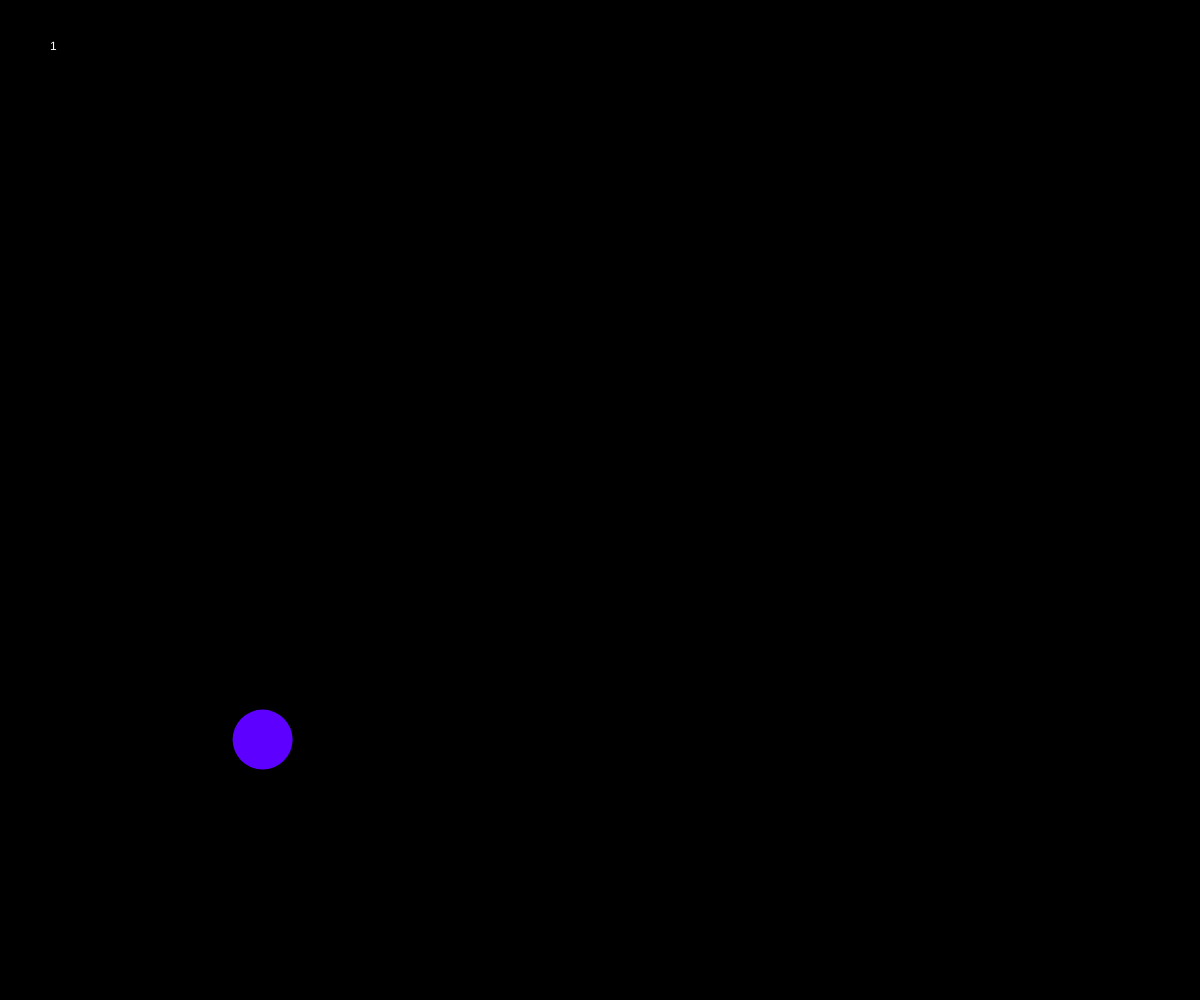
Frame 1 (no input)
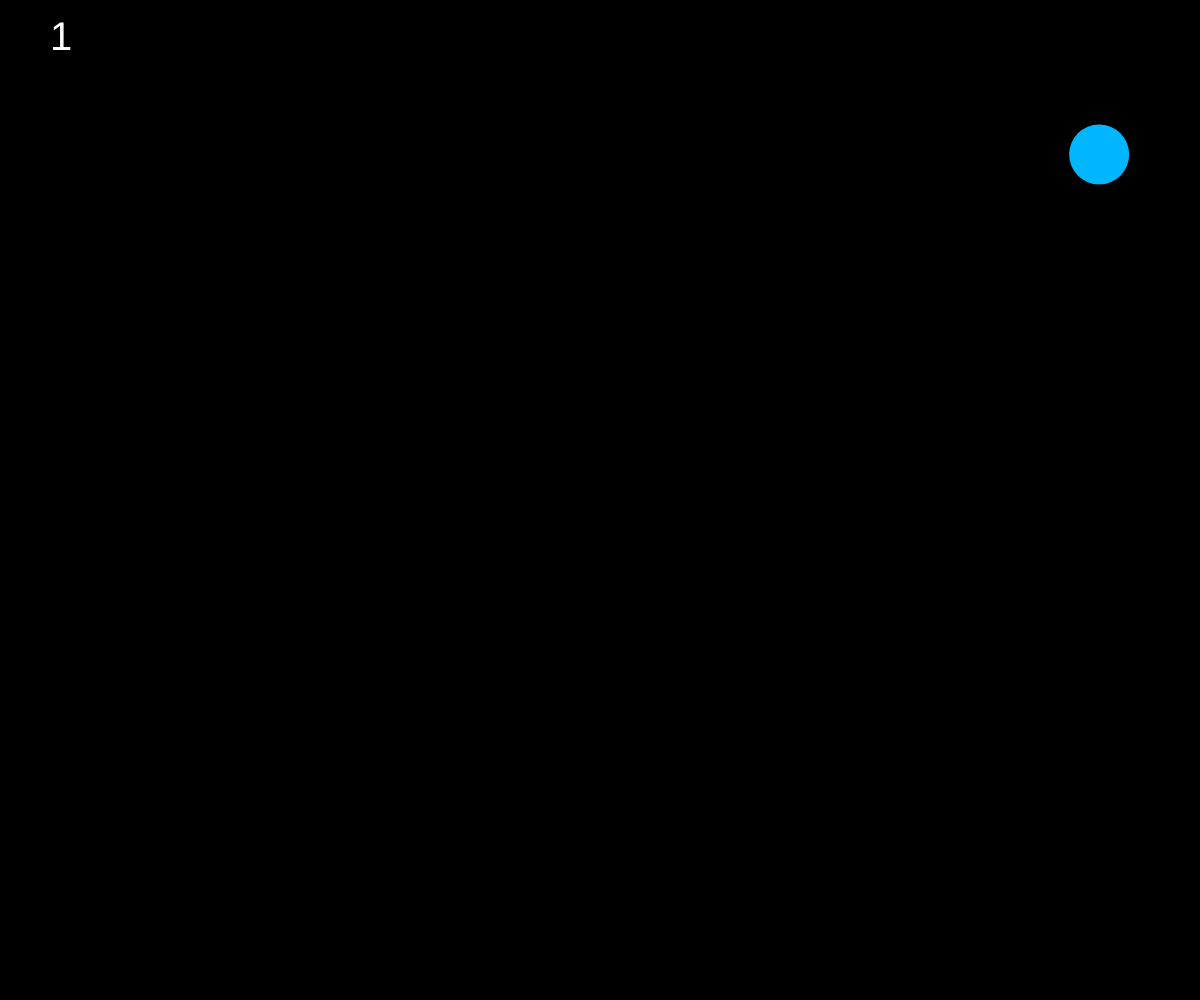
Frame 60 (no input)
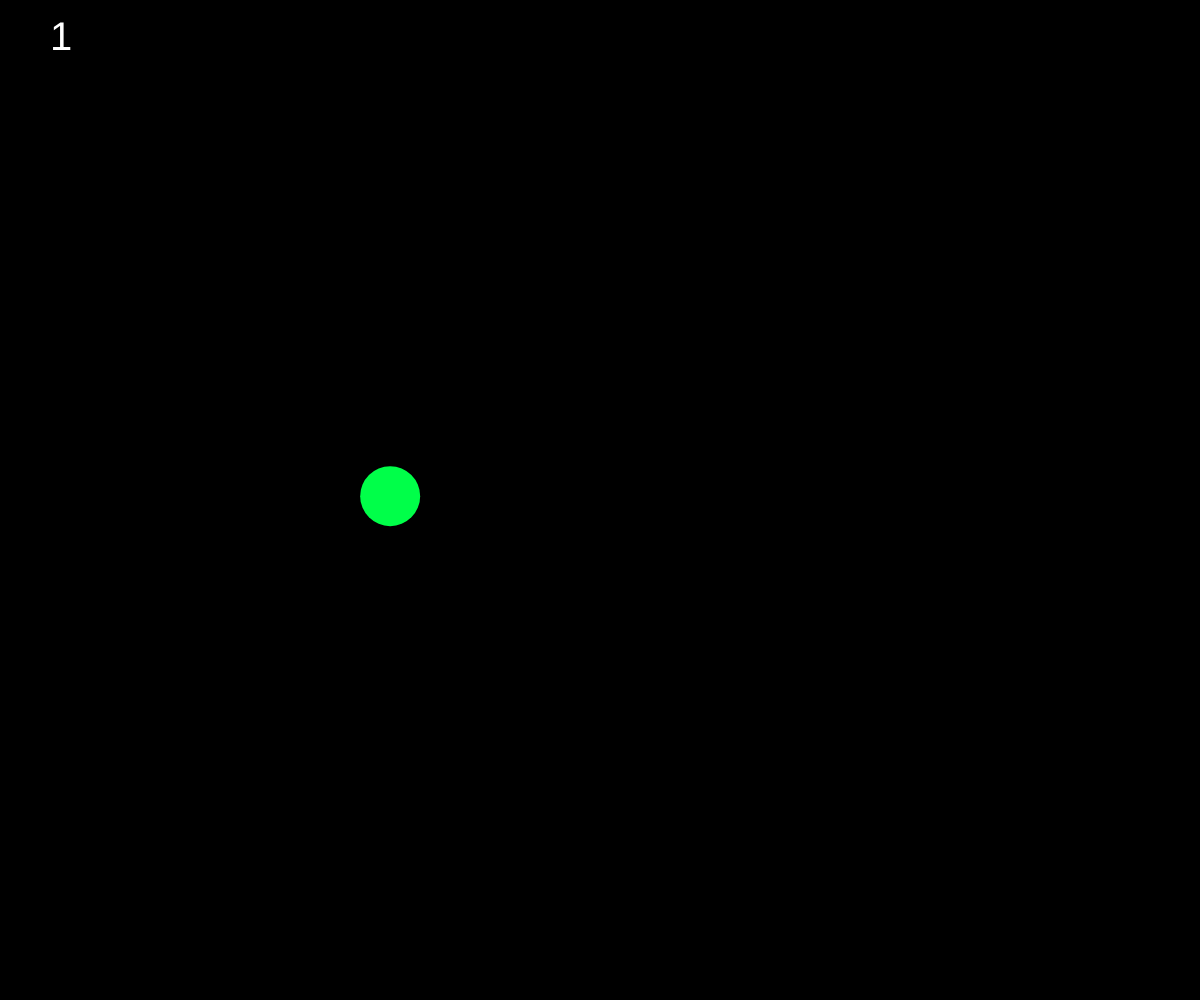
Frame 120 (the mouse pressed at the canvas centre since frame 60)

The p5.js sketch that drew these frames (run headless with seeded random() and noise() and a simulated clock; from frame 60 on, the mouse is pressed at the canvas centre):

// p5.js sketch
// ── sketch.js
const width = window.innerWidth;
const height = window.innerHeight;

const seed1 = { x: 604, y: 352 }
let balls = [];

function setup() {
  createCanvas(width, height);
  background(0);
  colorMode(HSL)
  balls = [new Ball(60)];
}

function mouseClicked() {
  const newBall = new Ball(random(250), mouseX, mouseY);
  balls.push(newBall);
}


function draw() {
  background(0);
  noStroke();
  for (ball of balls) {
    ball.draw();
  }
  fill(255)
  text(`${balls.length}`, 50, 50).textSize(40)
}
// ── Ball.js
//when creating forces, gravity is different. Instead of dividing hte mass, you leave mass at 1, or before applying the force, you multiply the gravity force times your mass. 



class Ball {
  constructor(width, x, y) {
    this.sWidth = window.innerWidth;
    this.sHeight = window.innerHeight;
    this.dim = width;
    this.r = width / 2;
    this.hue = random(0, 360);

    x = x ?? random(this.sWidth);
    y = y ?? random(this.sHeight);

    this.pos = createVector(x, y);
    this.accel = p5.Vector.random2D();
    this.accel.setMag(random(50));
  }

  edges() {
    //LEFT TO RIGHT EDGE DETECTION
    if ((this.pos.x + this.r) >= this.sWidth) {
      this.pos.x = this.sWidth - this.r;
      this.accel.x *= -1;
    } else if ((this.pos.x - this.r) < 0) {
      this.pos.x = this.r;
      this.accel.x *= -1;
    }

    //TOP TO BOTTOM EDGE DETECTION
    if ((this.pos.y + this.r) >= this.sHeight) {
      this.pos.y = this.sHeight - this.r;
      this.accel.y *= -1;
    } else if ((this.pos.y - this.r) < 0) {
      this.pos.y = this.r;
      this.accel.y *= -1;
    }
  }

  update() {
    this.pos.add(this.accel);
    this.hue += 5;
  }

  draw() {
    let hit = false;

    this.update();
    this.edges();

    fill(((this.hue + 360) % 360), 180, 50);
    circle(this.pos.x, this.pos.y, this.dim);
  }

}

// ── BallLauncher.js
class BallLauncher {

  constructor() {
    this.isPressed = false;
    this.v1 = createVector(0, 0);
    this.v2 = null;
    this.directionVector = null;

    this.pressedTime = null;
    this.ballSize = 0;
  }

  mousePressed() {
    this.isPressed = true;
    this.pressedTime = millis();
    this.v1 = createVector(mouseX, mouseY);
  }

  mouseReleased() {
    let pressDuration = millis() - this.pressedTime;

    // Normalize time (let's say max time is 2000ms)
    let normalizedTime = constrain(pressDuration, 0, 3000);

    // Map the time to range 10-50
    this.ballSize = map(normalizedTime, 0, 2000, 3, 200);
    this.isPressed = false;
  }

  draw() {
    this.directionVector = null;
    if (this.isPressed) {
      this.v2 = createVector(mouseX, mouseY);
      stroke(255)
      line(this.v1.x, this.v1.y, this.v2.x, this.v2.y);
      noStroke()
    } else if (this.v2) {
      this.directionVector = p5.Vector.sub(this.v2, this.v1).mult(-1, -1);
      this.directionVector.mult(2);
      this.v2 = null;
    }
  }
}
// ── Utils.js
const Utils = {
  drawArrowhead(v1, v2) {

    fill(0, 0, 20, 0.8); // Hue=0, Saturation=0%, Lightness=20%, Alpha=0.2
    let angle = atan2(v1.y - v2.y, v1.x - v2.x);
    let x = v1.x;
    let y = v1.y;

    push();
    translate(x, y);
    rotate(angle);

    // Arrow properties
    let arrowSize = 15;  // Size of the arrowhead

    // Draw the arrowhead
    beginShape();
    vertex(-arrowSize, -arrowSize / 2);
    vertex(0, 0);
    vertex(-arrowSize, arrowSize / 2);
    endShape();

    pop();
  }
}
